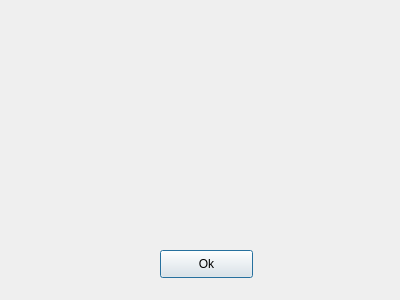
<?xml version="1.0" encoding="UTF-8"?>
<ui version="4.0">
 <class>ErrorWindow</class>
 <widget class="QDialog" name="ErrorWindow">
  <property name="geometry">
   <rect>
    <x>0</x>
    <y>0</y>
    <width>400</width>
    <height>300</height>
   </rect>
  </property>
  <property name="windowTitle">
   <string>Error Message</string>
  </property>
  <widget class="QLabel" name="errorDescription">
   <property name="geometry">
    <rect>
     <x>40</x>
     <y>10</y>
     <width>331</width>
     <height>221</height>
    </rect>
   </property>
   <property name="font">
    <font>
     <pointsize>10</pointsize>
    </font>
   </property>
   <property name="text">
    <string/>
   </property>
   <property name="alignment">
    <set>Qt::AlignLeading|Qt::AlignLeft|Qt::AlignTop</set>
   </property>
   <property name="wordWrap">
    <bool>true</bool>
   </property>
  </widget>
  <widget class="QPushButton" name="closeButton">
   <property name="geometry">
    <rect>
     <x>160</x>
     <y>250</y>
     <width>93</width>
     <height>28</height>
    </rect>
   </property>
   <property name="text">
    <string>Ok</string>
   </property>
  </widget>
 </widget>
 <resources/>
 <connections/>
</ui>
